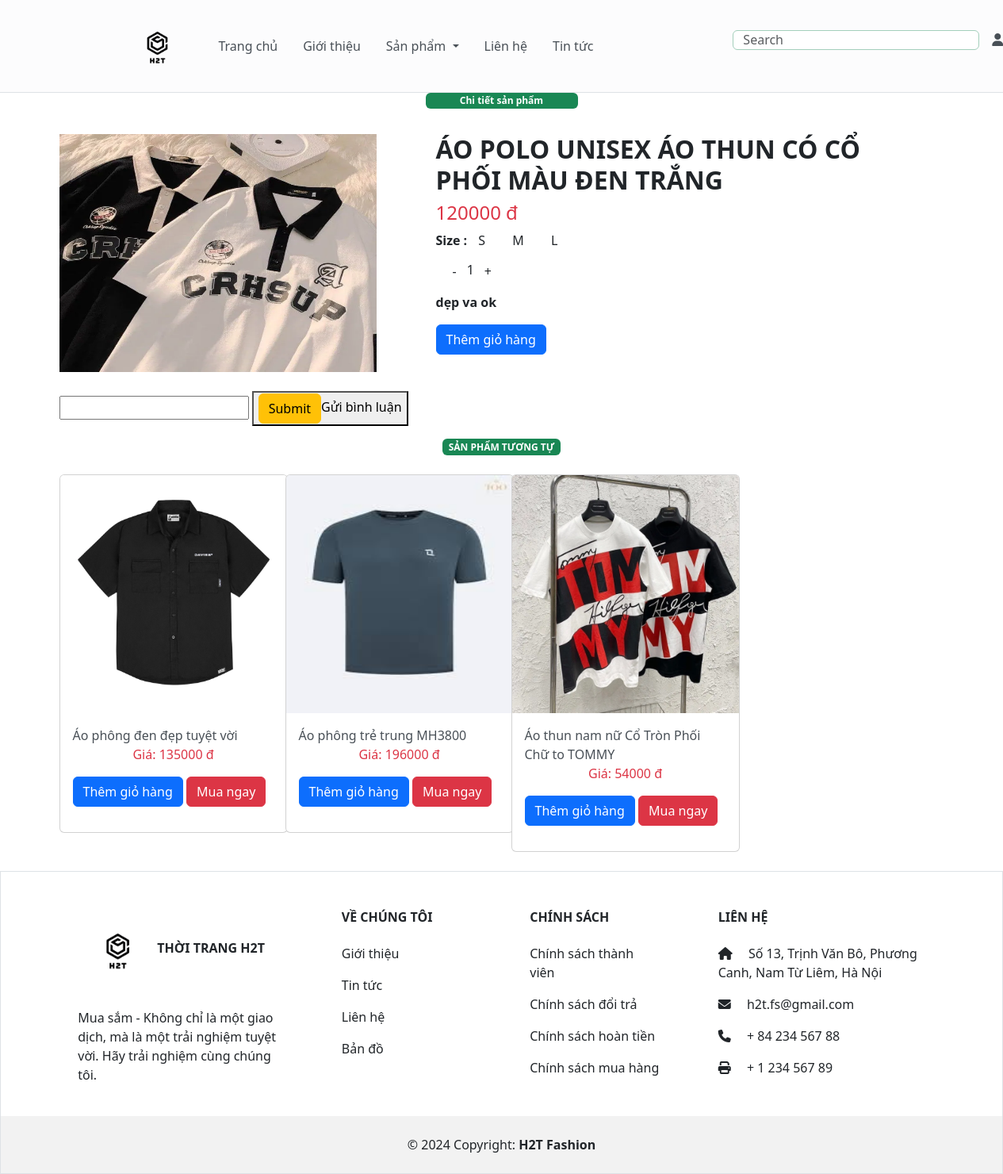
/index.php?act=sanphamct&idsp=15, run on the app's committed database.
### tables this page shows
CREATE TABLE `sanpham` (
  `id` int(11) NOT NULL,
  `name` varchar(255) NOT NULL,
  `price` double(10,2) NOT NULL DEFAULT 0.00,
  `img` varchar(255) NOT NULL,
  `mota` text NOT NULL,
  `luotxem` int(11) NOT NULL DEFAULT 0,
  `iddm` int(11) NOT NULL
);

### global.php (called while the page is built)
<?php
$img_path = 'upload/';

### model/pdo.php (called while the page is built, shortened)
<?php
function pdo_get_connection(){
    $servername = "localhost";
    $username = "root";
    $password = "";
    try {
        $conn = new PDO("mysql:host=$servername;dbname=da1", $username, $password);
        $conn->setAttribute(PDO::ATTR_ERRMODE, PDO::ERRMODE_EXCEPTION);
        return $conn;
    } catch(PDOException $e) {
        echo "Connection failed: " . $e->getMessage();
    }
}
function pdo_query($sql){
    $sql_args=array_slice(func_get_args(),1);
    try{
        $conn=pdo_get_connection();
        $stmt=$conn->prepare($sql);
        $stmt->execute($sql_args);
        $rows=$stmt->fetchAll();
        return $rows;
    }
    catch(PDOException $e){
        throw $e;
    }
    finally{
        unset($conn);
    }
}
function pdo_query_one($sql){
    $sql_args=array_slice(func_get_args(),1);
    try{
        $conn=pdo_get_connection();
        $stmt=$conn->prepare($sql);
        $stmt->execute($sql_args);
        $row=$stmt->fetch(PDO::FETCH_ASSOC);
        return $row;
    }
    catch(PDOException $e){
        throw $e;
    }
    finally{
        unset($conn);
    }
}
?>

### model/sanpham.php (called while the page is built, shortened)
<?php
function loadall_sanpham_home()
{
    $sql = "select * from sanpham where 1 order by id desc limit 0,9";
    $listsanpham = pdo_query($sql);
    return $listsanpham;
}
function loadone_sanpham($id)
{
    $sql = "select * from sanpham where id = $id";
    $result = pdo_query_one($sql);
    return $result;
}
function load_sanpham_cungloai($id, $iddm)
{
    $sql = "select * from sanpham where iddm = $iddm and id <> $id";
    $result = pdo_query($sql);
    return $result;
}

### view/chitietsanpham.php (the view, shortened to what this page needs)
<main class="container ">
    <div class="text-center">
        <?php extract($sanpham); ?>
        <h3 class="badge text-bg-success text-wrap" style="width: 12rem;">
            Chi tiết sản phẩm
        </h3>
    </div><br>
    <div>
        <?php
        if (isset($_POST['soluong']) && isset($_POST['soluong']) > 0) {
            $soluong = $_POST['soluong'];
        } else {
            $soluong = 1;
        }
        $hinh = $img_path . $img;
        echo "<div class='row'>";
        echo "<div class='col-5'>";
        echo "<img src='$hinh' width='400' height='300px'>";
        echo "</div>";
        echo "<div class='col-6'>";
        echo "<h2 class='fw-bold'> $name</h2>";
        echo " <h4 class='text-danger'>$price đ</h4>";
        echo ' <strong> Size :</strong> <span id="selected-size"></span>';
        echo ' <span class="size-button" onclick="setSize("S")">S</span>
                    <span class="size-button" onclick="setSize("M")">M</span>
                    <span class="size-button" onclick="setSize("L")">L</span>';
        echo '<div class="m-2"><button class="btn" onclick=giam(this)>-</button><a>' . $soluong .
            '</a><button class="btn" onclick=tang(this)>+</button></div>';
        echo "<p class='fw-semibold'>$mota</p>";
        echo '<form action="index.php?act=addtocart" method="post">
                            <input type="hidden" name="id" value="' . $id . '">
                            <input type="hidden" name="name" value="' . $name . '">
                            <input type="hidden" name="img" value="' . $img . '">
                            <input type="hidden" name="price" value="' . $price . '">
                            <input type="submit" name="addtocart" class="btn btn-primary" value="Thêm giỏ hàng">
                        </form>';
        echo "</div>";
        echo "<div class='col'>";
        echo "</div>";
        echo "</div>";
        echo "<br>";
        ?>
    </div>
    <div class="" id="binhluan">
        <form action="">
            <input type="text" name="msg">
            <button><input type="submit" class="btn btn-warning" name="guibinhluan">Gửi bình luận</button>
        </form>
    </div>
    <?php
    include "view/boxright.php";
    ?>
</main>

### view/boxright.php (shortened to what this page needs)
<div class="text-center">
    <div class="badge text-bg-success text-wrap">SẢN PHẨM TƯƠNG TỰ</div>
</div> <br>
<div class="box_content">
<?php
$iddm = 1;
$selected_product = loadone_sanpham($id);
$products = load_sanpham_cungloai($selected_product['id'], $iddm);
$i = 0;
$columns = 4;
foreach ($products as $sp) {
    extract($sp);
    if ($i % $columns == 0) {
        echo '<div class="row">';
    }
    if (($i == 2) || ($i == 5) || ($i == 8)) {
        $mr = "";
    } else {
        $mr = "mr";
    }
    $linksp = "index.php?act=sanphamct&idsp=" . $id;
    $img = $img_path . $img;
    echo '
        <div class="col-md-' . (12 / $columns) . ' ' . $mr . '">
            <div class="card" style="width: 18rem;">
                <a class="item_name" href="' . $linksp . '"><img src="' . $img . '" class="card-img-top" width="50" height="300" alt=""></a>
                <div class="card-body">
                    <a class="text-center text-dark-emphasis" href="' . $linksp . '">' . $name . '</a>
                    <p class="text-danger text-center">Giá: ' . $price . ' đ</p>
                    <form action="index.php?act=addtocart" method="post">
                        <input type="hidden" name="id" value="' . $id . '">
                        <input type="hidden" name="name" value="' . $name . '">
                        <input type="hidden" name="img" value="' . $img . '">
                        <input type="hidden" name="price" value="' . $price . '">
                        <input type="submit" name="addtocart" class="btn btn-primary" value="Thêm giỏ hàng">
                        <input type="submit" name="addtocart" class="btn btn-danger" value="Mua ngay">
                    </form>
                </div>
            </div>
        </div>';
    $i++;
    if ($i % $columns == 0 || $i == count($products)) {
        echo '</div> <br>';
    }
}
?>
</div>

### view/chitietsanpham.php (style rules this page uses)
.size-button { padding: 10px; margin-right: 10px; cursor: pointer; }

### view/boxright.php (style rules this page uses)
a { text-decoration: none; color: #495057; }

### data on the page
sanpham: img (picture), name "ÁO POLO UNISEX ÁO THUN CÓ CỔ PHỐI MÀU ĐEN TRẮNG", price "120000", mota "dẹp va ok"
sanpham: shows a picture, name "Áo phông đen đẹp tuyệt vời", price "135000"
sanpham: shows a picture, name "Áo phông trẻ trung MH3800", price "196000"
sanpham: shows a picture, name "Áo thun nam nữ Cổ Tròn Phối Chữ to TOMMY", price "54000"

### other printed values
$soluong "1"
